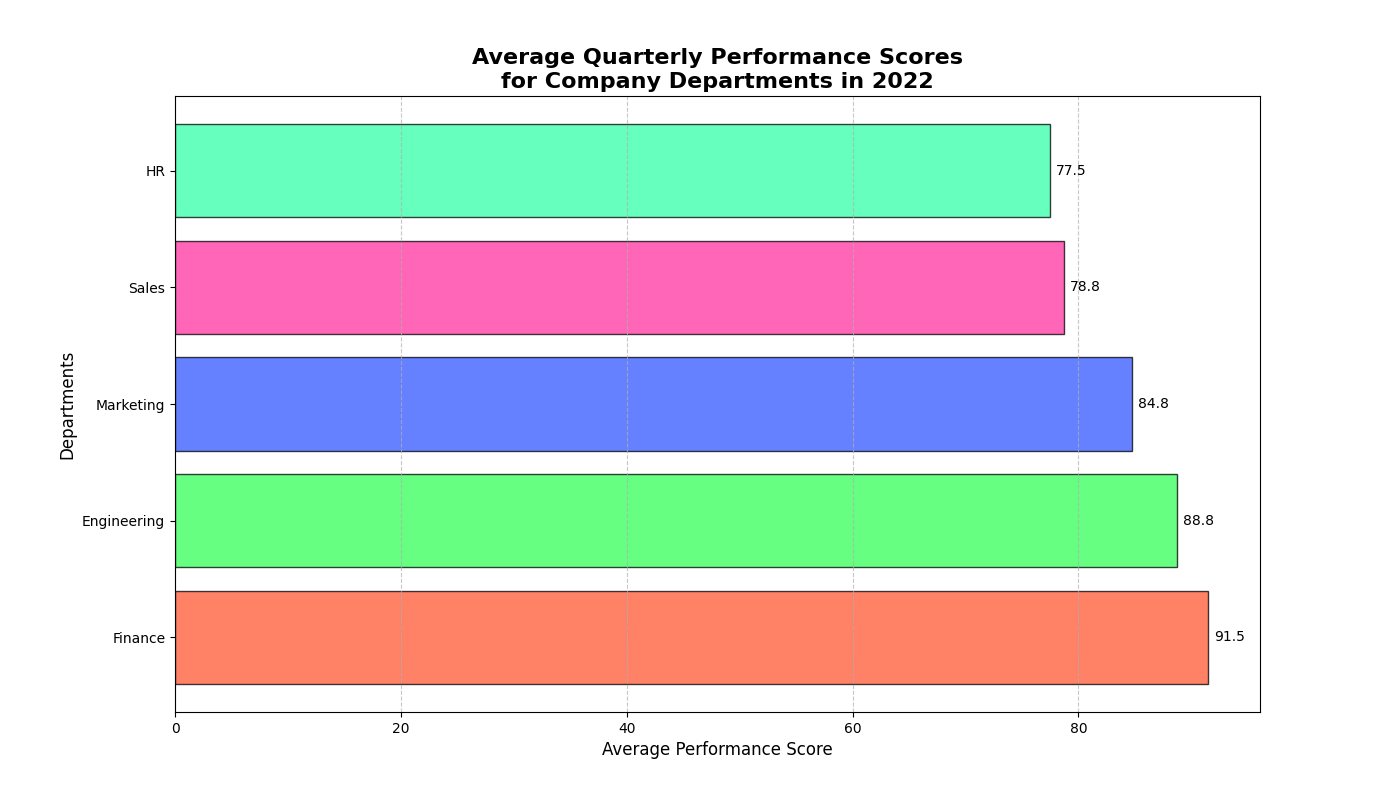

The Python source for this figure:
import matplotlib.pyplot as plt
import numpy as np

# Departments and their performance scores
departments = ['Engineering', 'HR', 'Marketing', 'Sales', 'Finance']
performance_scores = {
    'Engineering': [88, 92, 85, 90],
    'HR': [75, 80, 78, 77],
    'Marketing': [82, 85, 88, 84],
    'Sales': [77, 79, 81, 78],
    'Finance': [90, 93, 91, 92]
}

# Calculate average performance scores
average_scores = [np.mean(performance_scores[department]) for department in departments]

# Sort departments by average performance scores in descending order
sorted_indices = np.argsort(average_scores)[::-1]
sorted_departments = [departments[i] for i in sorted_indices]
sorted_average_scores = [average_scores[i] for i in sorted_indices]

# Initialize the plot
fig, ax = plt.subplots(figsize=(14, 8))

# New set of colors
colors = ['#FF5733', '#33FF57', '#3357FF', '#FF33A1', '#33FFA8']

# Create a horizontal bar plot with sorted data
bars = ax.barh(sorted_departments, sorted_average_scores, color=colors, alpha=0.75, edgecolor='black')

# Add titles and labels
ax.set_title('Average Quarterly Performance Scores\nfor Company Departments in 2022', fontsize=16, fontweight='bold')
ax.set_xlabel('Average Performance Score', fontsize=12)
ax.set_ylabel('Departments', fontsize=12)

# Display the average score above each bar
for bar, avg in zip(bars, sorted_average_scores):
    plt.text(bar.get_width() + 0.5, bar.get_y() + bar.get_height() / 2, f'{avg:.1f}', va='center', fontsize=10, color='black')

# Add grid lines for better readability
ax.grid(axis='x', linestyle='--', alpha=0.7)

# Display the plot
plt.show()
